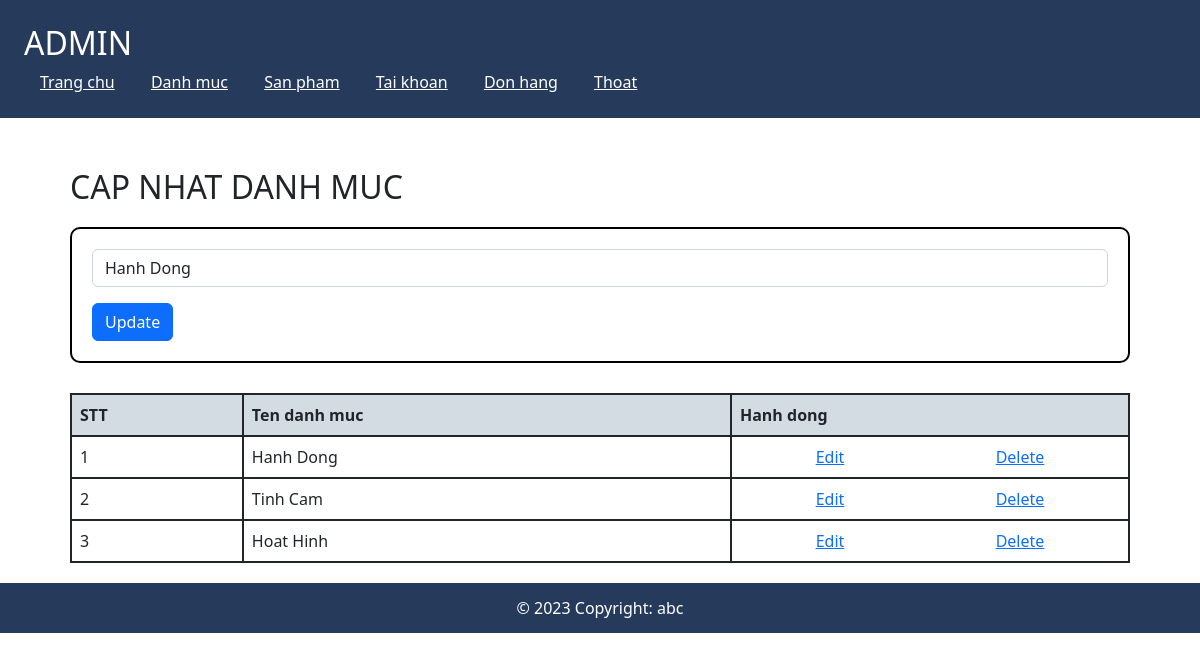
The page /admin/index.php?act=danhmuc_edit&id=29 (signed in) on the database its author committed.
### tables this page shows
CREATE TABLE IF NOT EXISTS `category` (
  `cate_id` int NOT NULL AUTO_INCREMENT,
  `cate_name` varchar(50) NOT NULL,
  PRIMARY KEY (`cate_id`)
);

### model/danhmuc.php (called while the page is built, shortened)
<?php
function get_one_Cate($id)
{
    $conn = openCon();
    if ($id > 0) {
        $stmt = $conn->prepare("SELECT * FROM category WHERE cate_id=" . $id);
        $stmt->execute();
        $res = $stmt->fetchAll();
        return $res;
    } else return "";
}
function get_all_Cate()
{
    $conn = openCon();
    $stmt = $conn->prepare("SELECT * FROM category");
    $stmt->execute();
    $res = $stmt->fetchAll();
    return $res;
}

### admin/view/danhmuc_update_form.php (the view, shortened to what this page needs)
<!DOCTYPE html>
<html lang="en">
<head>
    <link rel="stylesheet" href="view/style.css">
    <link rel="stylesheet" href="https://cdn.jsdelivr.net/npm/bootstrap@5.2.3/dist/css/bootstrap.min.css">
</head>
<body>
    <div class="main">
        <h2>CAP NHAT DANH MUC</h2>
        <form class="custom-form" action="index.php?act=danhmuc_update" method="post">
            <div class="mb-3">
                <input type="text" class="form-control" name="name" id="" value="<?php echo $cate[0]['cate_name'] ?>">
            </div>
            <button type="submit" class="btn btn-primary" name="update" value="update">Update</button>
        </form>
        <table class="table-bordered border-dark custom-table">
            <thead>
                <tr>
                    <th class="border-2 p-2" style="background-color: #d3dce3;">STT</th>
                    <th class="border-2 p-2" style="background-color: #d3dce3;">Ten danh muc</th>
                    <th class="border-2 p-2" style="background-color: #d3dce3;">Hanh dong</th>
                </tr>
            </thead>
            <?php if (isset($cate_list) && (count($cate_list) > 0)) {
                $i = 1;
                foreach ($cate_list as $item) {
                    echo '<tbody>
                <tr>
                    <td class="border-2 p-2">' . $i . '</td>
                    <td class="border-2 p-2">' . $item['cate_name'] . '</td>
                    <td class="border-2 p-2">
                        <div class="d-flex justify-content-around">
                            <a href="index.php?act=danhmuc_edit&id=' . $item['cate_id'] . '">Edit</a>
                            <a href="index.php?act=danhmuc_del&id=' . $item['cate_id'] . '">Delete</a>
                        </div>
                    </td>
                </tr>
            </tbody>';
                    $i++;
                }
            }
            ?>
        </table>
    </div>
</body>
</html>

### admin/view/style.css (style rules this page uses)
.main { padding: 50px 70px 20px 70px; }
.table-bordered .border-2 { border-width: 2px !important; }
.custom-form { border: 2px solid #000; padding: 20px; border-radius: 10px; margin-top: 20px; margin-bottom: 30px; width: 100%; }
.custom-table { width: 100%; }

### rows shown on the page
category: name "Hanh Dong", cate_name "Hanh Dong"
category: cate_name "Tinh Cam"
category: cate_name "Hoat Hinh"
